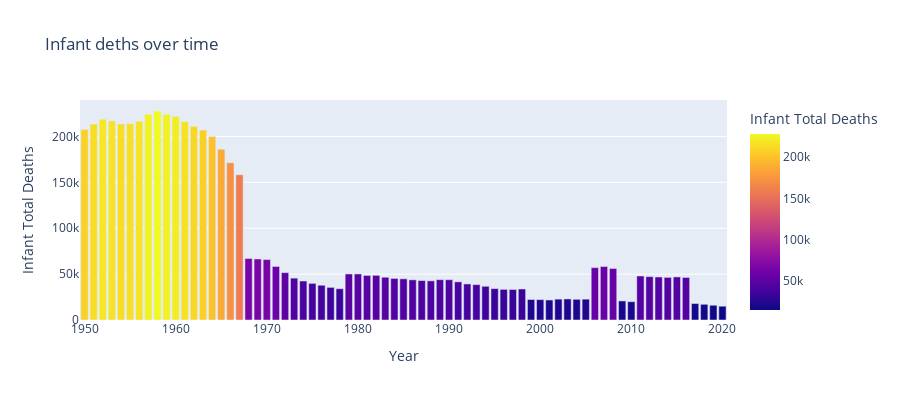

Here is the notebook cell this chart was saved with:
### Markdown cell above
# Infant deths over time

### Code cell
fig3 = px.bar(IM_Deaths, x='Year', y='Infant_Total_Deaths',
             hover_data=['Year', 'Infant_Total_Deaths'], color='Infant_Total_Deaths',title="Infant deths over time",
             labels={'Infant_Total_Deaths':'Infant Total Deaths'}, height=400)
fig3.show()

### Figure 1 — Plotly figure (JSON) as saved in the notebook; plotly's stock layout.template omitted (floating-point values rounded to 4 significant figures)
{"data": [{"alignmentgroup": "True", "hovertemplate": "Year=%{x}<br>Infant Total Deaths=%{marker.color}<extra></extra>", "legendgroup": "", "marker": {"color": [207650, 213404, 218826, 216810, 213582, 213913, 216495, 224287, 227699, 224141, 221930, 216102, 211131, 206941, 199820, 185986, 171257, 158280, 67019, 66475, 65849, 58326, 51594, 45604, 42468, 39889, 37861, 35538, 34082, 50180, 50191, 48582, 48682, 46586, 45274, 44887, 43757, 43006, 42690, 43973, 43890, 41583, 39290, 38532, 36732, 34222, 33366, 33237, 33783, 22322, 22206, 21796, 22732, 22938, 22532, 22714, 57054, 58282, 56136, 20764, 19936, 47970, 47258, 46880, 46430, 46910, 46322, 17920, 17106, 16080, 15036], "coloraxis": "coloraxis", "pattern": {"shape": ""}}, "name": "", "offsetgroup": "", "orientation": "v", "showlegend": false, "textposition": "auto", "type": "bar", "x": [1950, 1951, 1952, 1953, 1954, 1955, 1956, 1957, 1958, 1959, 1960, 1961, 1962, 1963, 1964, 1965, 1966, 1967, 1968, 1969, 1970, 1971, 1972, 1973, 1974, 1975, 1976, 1977, 1978, 1979, 1980, 1981, 1982, 1983, 1984, 1985, 1986, 1987, 1988, 1989, 1990, 1991, 1992, 1993, 1994, 1995, 1996, 1997, 1998, 1999, 2000, 2001, 2002, 2003, 2004, 2005, 2006, 2007, 2008, 2009, 2010, 2011, 2012, 2013, 2014, 2015, 2016, 2017, 2018, 2019, 2020], "xaxis": "x", "y": [207650, 213404, 218826, 216810, 213582, 213913, 216495, 224287, 227699, 224141, 221930, 216102, 211131, 206941, 199820, 185986, 171257, 158280, 67019, 66475, 65849, 58326, 51594, 45604, 42468, 39889, 37861, 35538, 34082, 50180, 50191, 48582, 48682, 46586, 45274, 44887, 43757, 43006, 42690, 43973, 43890, 41583, 39290, 38532, 36732, 34222, 33366, 33237, 33783, 22322, 22206, 21796, 22732, 22938, 22532, 22714, 57054, 58282, 56136, 20764, 19936, 47970, 47258, 46880, 46430, 46910, 46322, 17920, 17106, 16080, 15036], "yaxis": "y"}], "layout": {"barmode": "relative", "coloraxis": {"colorbar": {"title": {"text": "Infant Total Deaths"}}, "colorscale": [[0, "#0d0887"], [0.1111, "#46039f"], [0.2222, "#7201a8"], [0.3333, "#9c179e"], [0.4444, "#bd3786"], [0.5556, "#d8576b"], [0.6667, "#ed7953"], [0.7778, "#fb9f3a"], [0.8889, "#fdca26"], [1, "#f0f921"]]}, "height": 400, "legend": {"tracegroupgap": 0}, "title": {"text": "Infant deths over time"}, "xaxis": {"anchor": "y", "domain": [0, 1], "title": {"text": "Year"}}, "yaxis": {"anchor": "x", "domain": [0, 1], "title": {"text": "Infant Total Deaths"}}}}
